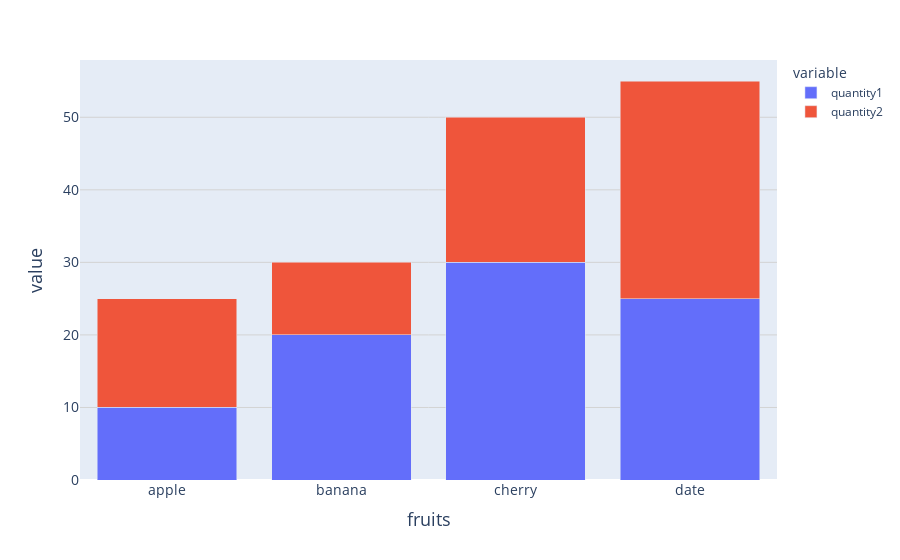

Write notebook code for a chart like this one.
### Markdown cell above
# Customizing Axes and Gridlines in Bar Charts

### Code cell
fig.update_xaxes(showgrid=False, title_font=dict(size=18), tickfont=dict(size=14))
fig.update_yaxes(showgrid=True, gridcolor='lightgray', title_font=dict(size=18), tickfont=dict(size=14))
fig.show()

### Figure 1 — Plotly figure (JSON) as saved in the notebook; plotly's stock layout.template omitted (floating-point values rounded to 4 significant figures)
{"data": [{"alignmentgroup": "True", "hovertemplate": "variable=quantity1<br>fruits=%{x}<br>value=%{y}<extra></extra>", "legendgroup": "quantity1", "marker": {"color": "#636efa", "pattern": {"shape": ""}}, "name": "quantity1", "offsetgroup": "quantity1", "orientation": "v", "showlegend": true, "textposition": "auto", "type": "bar", "x": ["apple", "banana", "cherry", "date"], "xaxis": "x", "y": [10, 20, 30, 25], "yaxis": "y"}, {"alignmentgroup": "True", "hovertemplate": "variable=quantity2<br>fruits=%{x}<br>value=%{y}<extra></extra>", "legendgroup": "quantity2", "marker": {"color": "#EF553B", "pattern": {"shape": ""}}, "name": "quantity2", "offsetgroup": "quantity2", "orientation": "v", "showlegend": true, "textposition": "auto", "type": "bar", "x": ["apple", "banana", "cherry", "date"], "xaxis": "x", "y": [15, 10, 20, 30], "yaxis": "y"}], "layout": {"barmode": "stack", "legend": {"title": {"text": "variable"}, "tracegroupgap": 0}, "margin": {"t": 60}, "xaxis": {"anchor": "y", "domain": [0, 1], "showgrid": false, "tickfont": {"size": 14}, "title": {"font": {"size": 18}, "text": "fruits"}}, "yaxis": {"anchor": "x", "domain": [0, 1], "gridcolor": "lightgray", "showgrid": true, "tickfont": {"size": 14}, "title": {"font": {"size": 18}, "text": "value"}}}}
